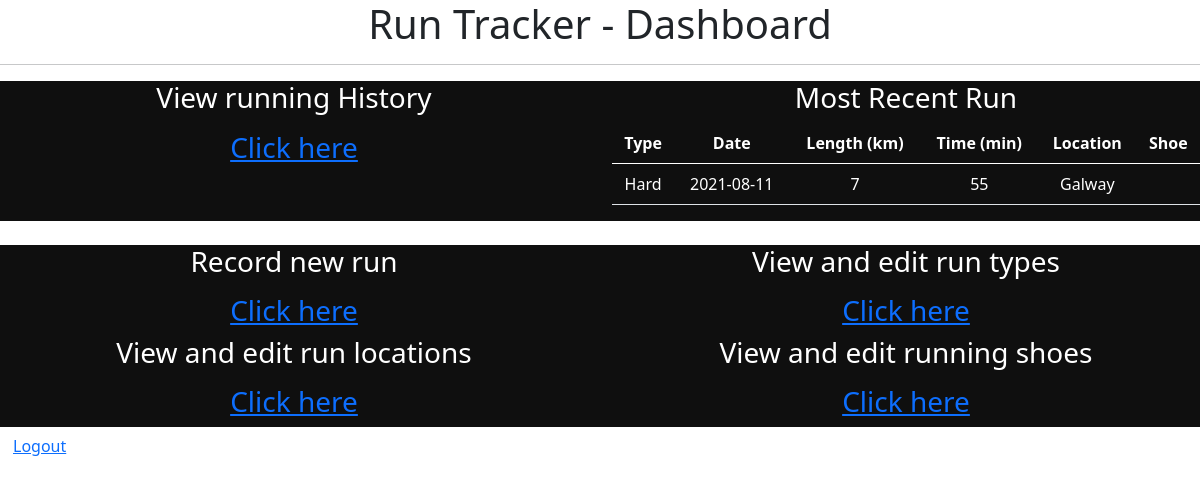
/ (signed in), run on an earlier commit of the app's database.
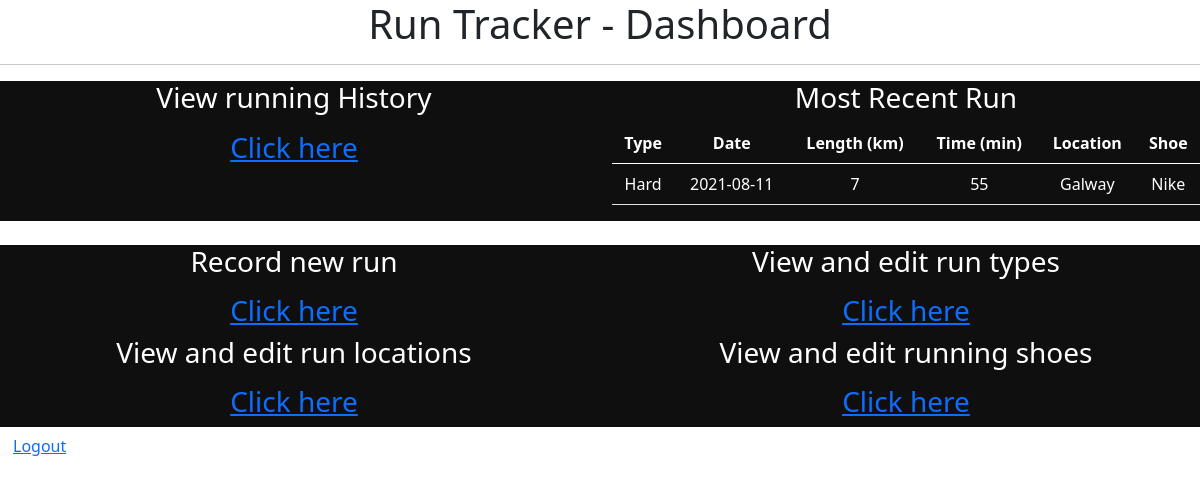
And on a later commit of the database.
### Model/Run.py (models this page shows, shortened)
class Run(db.Model):
    __tablename__ = 'runs'
    id = db.Column('run_id', db.Integer, primary_key = True)
    length = db.Column(db.String(50))
    location = db.Column(db.Integer, ForeignKey('runlocation.runlocation_id'))
    time = db.Column(db.String(10))
    shoe = db.Column(db.Integer, ForeignKey('shoes.shoe_id'))
    userid = db.Column(db.Integer,ForeignKey('user.id' ))
    date = db.Column(db.String(10))
    typeofrun = db.Column(db.Integer, ForeignKey('runtype.runtype_id'))
    related_type_of_run = relationship('Runtype', backref='Run',lazy="joined")
    related_location_of_run = relationship('Runlocation', backref='Run',lazy="joined")
    related_shoe_of_run = relationship('Shoe', backref='Run',lazy="joined")

### Model/Runtype.py (models this page shows, shortened)
class Runtype(db.Model):
    __tablename__ = 'runtype'
    id = db.Column('runtype_id', db.Integer, primary_key = True)
    description = db.Column(db.String(100))
    userid = db.Column(db.Integer,ForeignKey('user.id' ))

### Model/Runlocation.py (models this page shows, shortened)
class Runlocation(db.Model):
    __tablename__ = 'runlocation'
    id = db.Column('runlocation_id', db.Integer, primary_key = True)
    description = db.Column(db.String(100))
    userid = db.Column(db.Integer,ForeignKey('user.id' ))

### Model/Shoe.py (models this page shows, shortened)
class Shoe(db.Model):
    __tablename__ = 'shoes'
    id = db.Column('shoe_id', db.Integer, primary_key = True)
    description = db.Column(db.String(100))
    max_distance = db.Column(db.Integer)
    current_distance = db.Column(db.Integer)
    userid = db.Column(db.Integer,ForeignKey('user.id' ))

### Controllers/RunController.py (the view)
@options_run.route("/")
@login_required
def run_options():
    runs = Run.query.filter_by(userid = current_user.id).order_by(desc(Run.date)).limit(1)
    return render_template('run_options.html',recent = runs)

### main.py (called while the page is built)
@login_manager.user_loader
def load_user(user_id):
    return User.query.get(int(user_id))

### Templates/run_options.html (shortened to what this page needs)
<!DOCTYPE html>
<html lang = "en">
   <head>
      <link href="https://cdn.jsdelivr.net/npm/bootstrap@5.0.2/dist/css/bootstrap.min.css" rel="stylesheet"></head>
   <body>
      <div class="col-sm-12 text-center" style="background-color:rgb(255, 255, 255);">
         <h1> Run Tracker - Dashboard</h1>
         </div>
      <hr/>
<div class="row">
<div class="col-sm-6 text-center text-white" style="background-color:rgb(15, 15, 15);">
   <h3> View running History <p></p> <a href = "{{ url_for('data_run.run_data') }}"> Click here
      </a></h3>
   </div>
<div class="col-sm-6 text-center text-white" style="background-color:rgb(15, 15, 15);">
   <h3>Most Recent Run</h3>
               <table class="table table-hover text-white">
               <thead>
                   <tr>
                       <th>Type</th>
                       <th>Date</th>
                       <th>Length (km)</th>
                       <th>Time (min)</th>
                       <th>Location </th>
                       <th>Shoe </th>
                   </tr>
               </thead>
               <tbody class="text-center">
               {% for row in recent| batch(1) %}
                  {% include "run_recent.html" %}
              {% endfor %}
               </tbody>
               </table>
            </div>
</div><br>
<div class="row">
   <div class="col-sm-6 text-center text-white" style="background-color:rgb(15, 15, 15);">
      <h3>Record new run <p></p><a href = "{{ url_for('new_run.run_new') }}"> Click here
         </a></h3>
      </div>
   <div class="col-sm-6 text-center text-white" style="background-color:rgb(15, 15, 15);">
      <h3> View and edit run types <p></p> <a href = "{{ url_for('options_type.type_options') }}"> Click here
         </a></h3>
      </div>
   </div>
   <div class="row">
   <div class="col-sm-6 text-center text-white" style="background-color:rgb(15, 15, 15);">
         <h3>View and edit run locations <p></p><a href = "{{ url_for('options_location.location_options') }}"> Click here
            </a></h3>
         </div>
   <div class="col-sm-6 text-center text-white" style="background-color:rgb(15, 15, 15);">
            <h3>View and edit running shoes <p></p><a href = "{{ url_for('options_shoe.shoe_options') }}"> Click here
               </a></h3>
            </div>
</div>
<div class="btn text-center">
   <a href = "{{ url_for('auth.logout') }}"> Logout
      </a>
   </div>
</html>

### Templates/run_recent.html
<tr>
    <td>{{ row[0].related_type_of_run.description}}</td>
    <td>{{ row[0].date }}</td>
    <td>{{ row[0].length }}</td>
    <td>{{ row[0].time }}</td>
    <td>{{ row[0].related_location_of_run.description}}</td>
    <td>{{ row[0].related_shoe_of_run.description}}</td>
</tr>

What changed in the data, as far as the page shows it:
changed Run "Hard": description (not shown) → "Nike"
